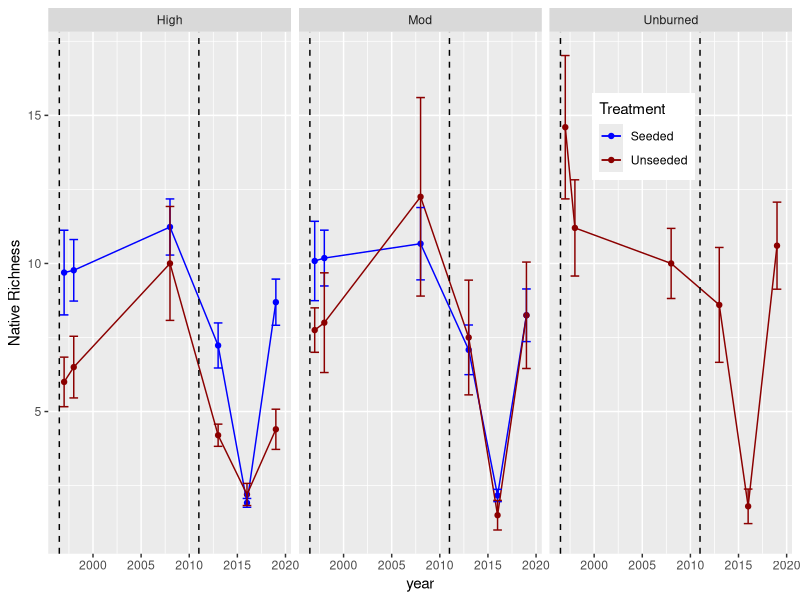
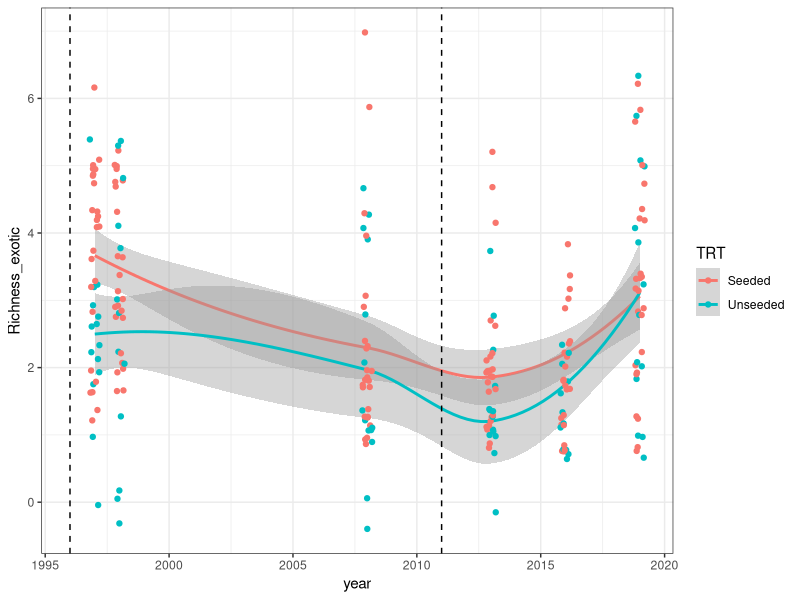
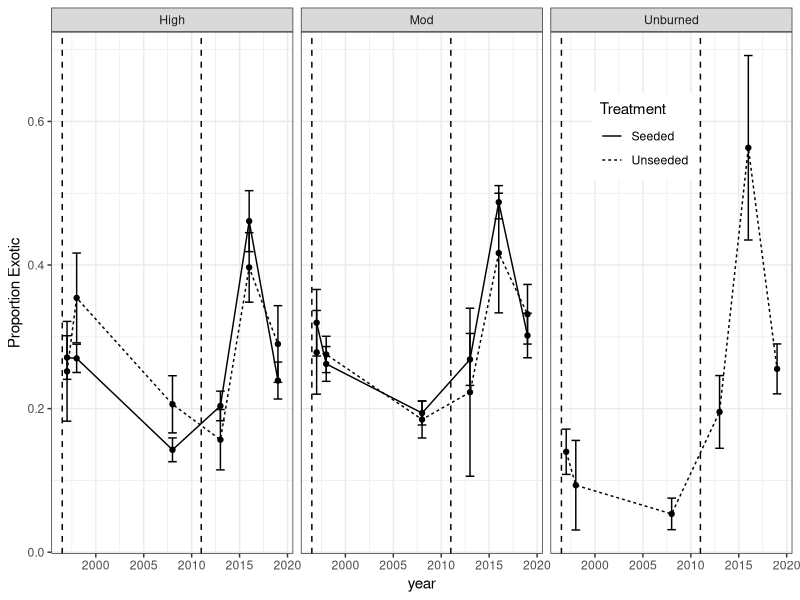
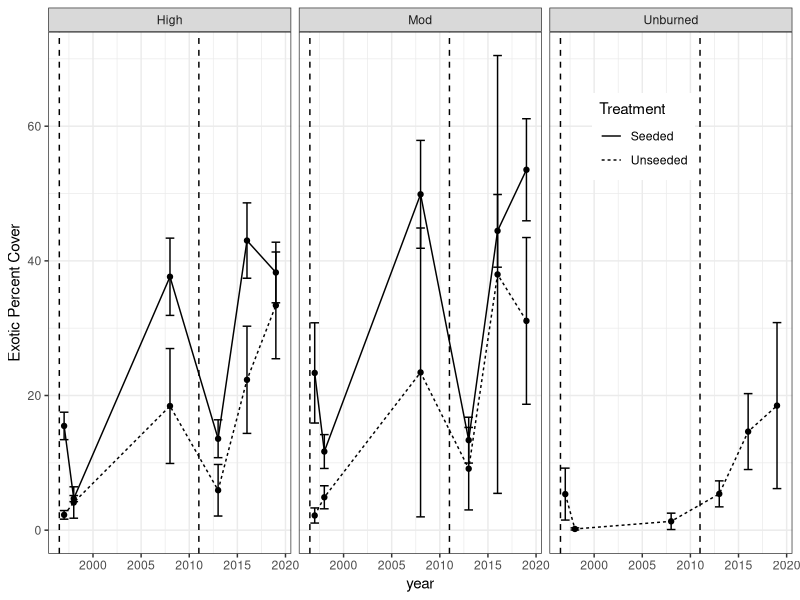
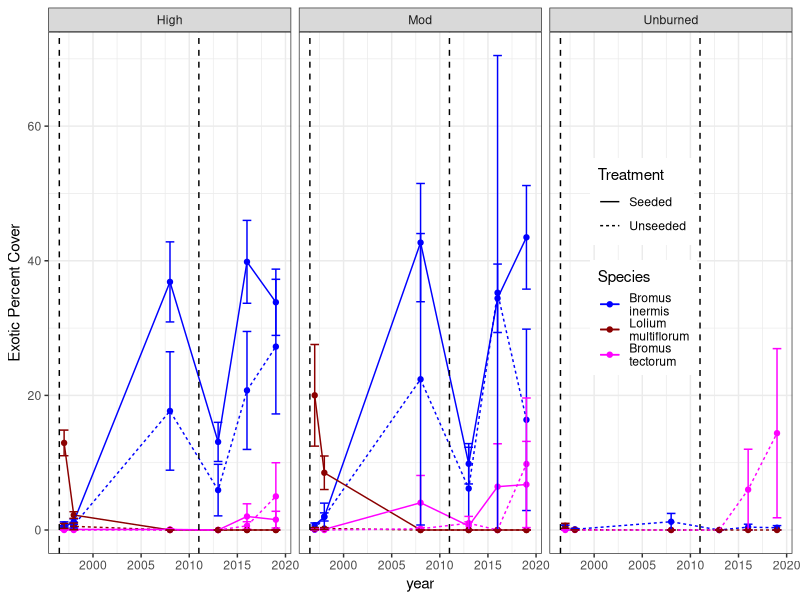
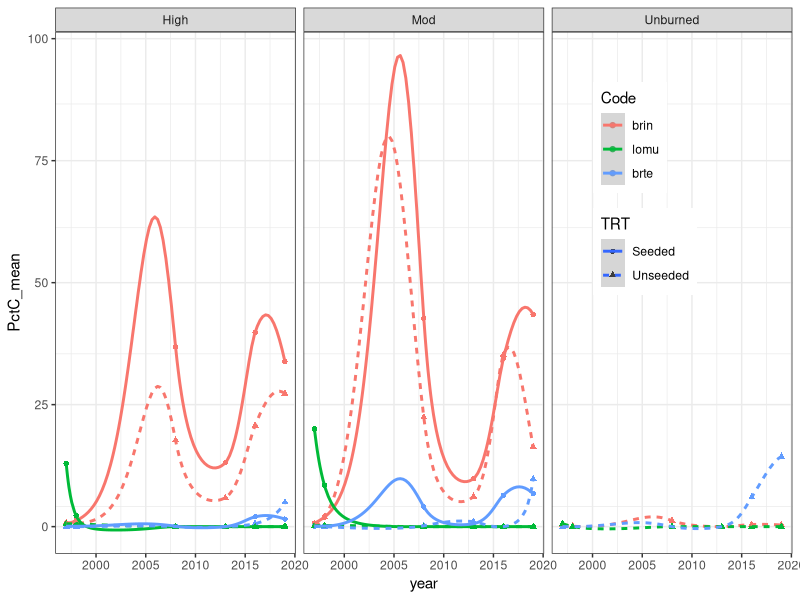
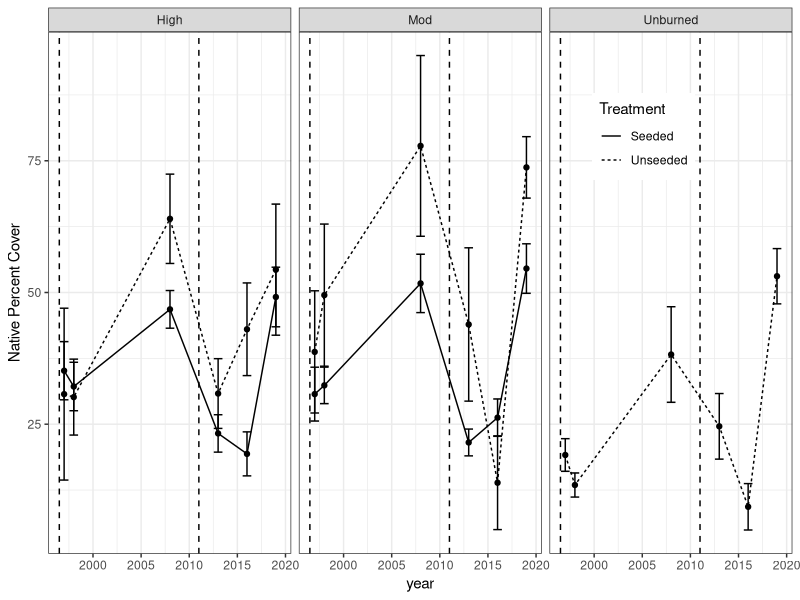
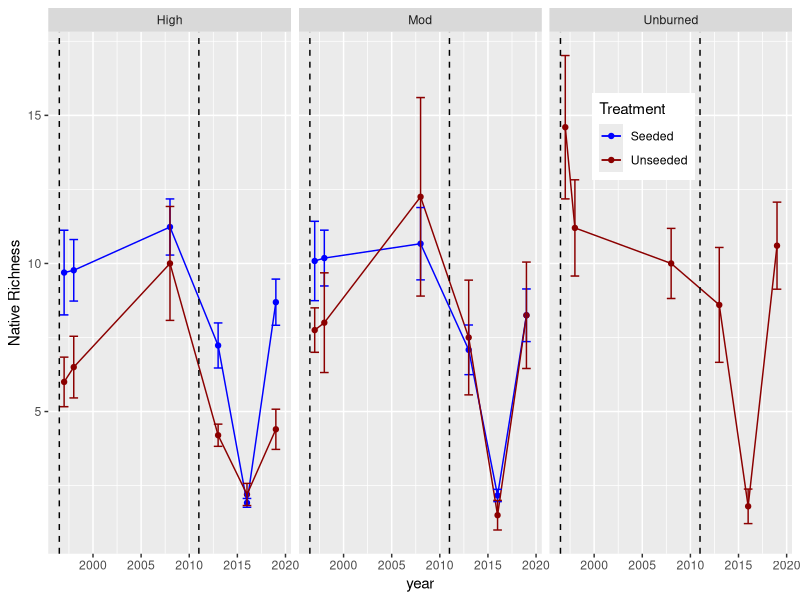

Write R code to recreate these figures, in order.

##ESA Dome code - TE copy
## modified: 1/6/19


##Process Species Attributes

library(readxl)
library(dplyr)
library(ggplot2)
library(reshape2)
library(splines)
library(scales)
stdErr <- function(x) sqrt(var(x, na.rm = T)/length(na.exclude(x)))

####1. Data input and processing####
d_old <- read_excel("dome_invasion_data.xlsx", sheet = "data") #Old data through 2013
## use above code
d_old$Origin[d_old$Origin=="NA"] <- NA #Recode NA from text to NA
exotics <- unique(d_old$Code[which(d_old$Origin=="exotic")])
natives <- unique(d_old$Code[which(d_old$Origin=="native")])
#unk <- unique(d_old$Code[which(is.na(d_old$Origin))])
#unk_full <- unique(d_old$Full_name[which(is.na(d_old$Origin))])
d <- read_excel("All Years 1997-2019 PermPlot-Entire.xlsx", sheet = "97-2019 EX1") # took ./Data/ out; change to 2019
# need to change column names in excel file: add Origin; Genus/Species > Full_name; 
# Species Code > Code; live/dead > Status; GF > Growth_form; Basal + canopy cm > 
# Total_cm; Total transect_cm > Transect_cm; %C > PctC
d$Origin[d$Code%in%exotics] <- "exotic" 
d$Origin[d$Code%in%natives] <- "native"
d$Transect_id <- toupper(d$Transect_id) #Uppercase for consistency
d <- d[-which(d$Transect_id=="3MBU2A"),] #Remove transect only sampled in one yr.
#d <- d[-which(d$RevBI=="Low"),] #Remove the only transect in low severity (N=1; 3LAU1)
d[which(d$Transect_id=="3LAU1"),"RevBI"] <- "Unburned" #Alternatively, lump in with "unburned"
#Investigate multiple burn severity issue:

d <- #Merge live and dead cover of a single species on a single transect|year
  d %>%
  group_by(Transect_id, year, Code) %>%
  summarise(
    RevBI = unique(RevBI), FS_BAND = unique(FS_BAND), TRT = unique(TRT),
    Full_name = unique(Full_name),
    Status = paste(Status, collapse = ''),
    Growth_form = unique(Growth_form), Origin = unique(Origin),
    Basal_cm = sum(Basal_cm), Canopy_cm = sum(Canopy_cm), 
    Total_cm = sum(Total_cm), Transect_cm = unique(Transect_cm),
    PctC = sum(PctC)#, PctB = sum(PctB) #Last one deprecated in 2016 data
    
  )

d_fs <- d[which(d$FS_BAND == "FS"),]
  

d_annual <- 
  #Remove trees from dataset because they're all native and mess up %cover
  d[-which(d$Growth_form=="T"),] %>%
  group_by(Transect_id, year) %>%
  summarise(
    RevBI = unique(RevBI),
    FS_BAND = unique(FS_BAND), 
    TRT = unique(TRT),
    PctC_exotic = sum(PctC[Origin == "exotic"], na.rm = T),
    PctC_lolium = sum(PctC[grep("Lolium",Full_name)], na.rm = T), #deprecate?
    PctC_brin = sum(PctC[grep("brin",Code)], na.rm = T), #deprecate?
    Richness_exotic = length(which(Origin=="exotic")),
    Richness_native = length(which(Origin=="native")),
    Prop_exotic = length(which(Origin=="exotic")) / 
      (length(which(Origin=="exotic")) + length(which(Origin=="native")))

  )

d_annual_fs <- d_annual[which(d_annual$FS_BAND == "FS"),]
d_fs_mean <- d_annual_fs %>%
  group_by(year,RevBI,TRT) %>%
  summarise(PctC_exotic_mean = mean(PctC_exotic), 
            PctC_exotic_se = stdErr(PctC_exotic), 
            Richness_exotic_mean = mean(Richness_exotic), 
            Richness_exotic_se = stdErr(Richness_exotic),
            Richness_native_mean = mean(Richness_native), 
            Richness_native_se = stdErr(Richness_native),
            Prop_exotic_mean = mean(Prop_exotic),
            Prop_exotic_se = stdErr(Prop_exotic),
            PctC_exotic_sig = NA, Richness_exotic_sig = NA, Prop_exotic_sig = NA)

#There are 20 unique exotics (all are found on FS land, haven't checked BAND)
unique_exotic <- 
  unique(na.exclude(d$Full_name[d$Origin=="exotic" & d$FS_BAND == "FS"]))
d_exotic <- 
  d[d$Full_name%in%unique_exotic & d$FS_BAND == "FS",]
d_exotic_stats <-
  d_exotic %>%
  group_by(Full_name) %>%
  summarize(max_PctC = max(PctC))
exotic_2main <- #Inclues BRIN, LOMU, and BRTE (which I remove below)
  c(d_exotic_stats[d_exotic_stats$max_PctC>50, "Full_name"]) [[1]]

d_exotic_2main <- 
  d_fs %>%
  group_by(Transect_id, year, RevBI,TRT) %>%
  summarise(brin = 0, lomu = 0, brte = 0) %>%
  melt(measure.vars = c("brin", "lomu", "brte"),
       variable.name = "Code", value.name = "ExtraCol") %>%
  merge(d_exotic %>%
          #filter(Full_name%in%c("Bromus inermis", "Lolium multiflorum")) %>%
          filter(Full_name%in%exotic_2main) %>%
          select(c("Transect_id", "year", "RevBI", "Code", "Full_name", "PctC")),
        by = c("Transect_id", "year", "RevBI", "Code"),
        all = TRUE)
d_exotic_2main$PctC[is.na(d_exotic_2main$PctC)] <- 0 #Add zeros
d_exotic_2main$Code = as.character(d_exotic_2main$Code) #Need for model code later

d_mean_exotic_2main <-
  d_exotic_2main %>%
  group_by(year, RevBI, TRT, Code) %>%
  summarise(PctC_mean = mean(PctC, na.rm = T),
            PctC_se = stdErr(PctC),
            PctC_sig = NA)
d_mean_exotic_2main$Code <- factor(d_mean_exotic_2main$Code, levels = c("brin", "lomu", "brte"))

####2. EDA####
#What does sampling scheme look like
t1 <-
  cbind(
    table(d_annual$Transect_id,d_annual$year),
    table(d_annual$Transect_id,d_annual$TRT),
    table(d_annual$Transect_id,d_annual$FS_BAND),
    table(d_annual$Transect_id,d_annual$RevBI)
  )
t2 <-
  cbind(
    table(d_annual$year,d_annual$TRT),
    table(d_annual$year,d_annual$FS_BAND),
    table(d_annual$year,d_annual$RevBI)
  )
#Bandelier plots sampled in 2002, FS plots sampled in 2008. Unbalanced sample.
#All Bandelier plots unseeded. Should probably be analyzed separately.
t2_fs <- 
  cbind(
    table(d_annual_fs$year,d_annual_fs$TRT),
    table(d_annual_fs$year,d_annual_fs$RevBI)
  )


####3. Analysis questions####
#Analyzing FS data only for 3.1 - 
#Assuming all plots burned at HS in Las Conchas. Need to check.
####3.1 Q1####
#How does exotic species richness change over time as a function of burn severity and seeding?

#Models
v = "Richness_native" #Can do "Richness_native" or "Richness_exotic"
for(r in 1:nrow(d_fs_mean)){
  if(d_fs_mean$RevBI[r]!="Unburned"){
    d_yr <- d_annual_fs[d_annual_fs$year == as.integer(d_fs_mean[r,"year"]) & 
                          d_annual_fs$RevBI == as.character(d_fs_mean[r,"RevBI"]),]
    d_fs_mean[r,paste(v,"sig",sep = "_")] = 
      summary(do.call("lm", list(as.formula(paste (v, "~ TRT")), data = d_yr)))$coef[2,4]
    print(summary(do.call("lm", list(as.formula(paste (v, "~ TRT")), data = d_yr))))
    if(d_fs_mean[r,"TRT"] == "Unseeded" & d_fs_mean[r,paste(v,"sig",sep = "_")]<0.05){
      d_fs_mean[r,paste(v,"symbol",sep = "_")] <- "*"
    } else d_fs_mean[r,paste(v,"symbol",sep = "_")] <- ""
  }
}

#Plot:
#pdf("./Figures/EDA/RichnessNative1.pdf",height = 4, width = 6)
ggplot(d_fs_mean) +
  geom_point(aes(x=year, y=Richness_native_mean, col = TRT)) + 
  geom_line(aes(x=year, y=Richness_native_mean, col = TRT))+
  geom_errorbar(aes(x=year, ymin = Richness_native_mean - Richness_native_se, 
                    ymax = Richness_native_mean + Richness_native_se, 
                    col = TRT))+
  scale_color_manual(values = c("blue","darkred"))+
  geom_vline(aes(xintercept = 1996.5), lty = 2) +
  geom_vline(aes(xintercept = 2011), lty = 2) +
  #geom_text(aes(x = year, y = 4, label = Richness_native_symbol), size =12) +
  facet_grid(cols=vars(RevBI)) + 
  labs(col = "Treatment", y = "Native Richness") +
  theme(legend.position = c(0.8,0.8))
#dev.off()

ggplot(d_annual_fs) + #Old, deprecate eventually
  geom_smooth(aes(x = year, y = Richness_exotic, col = TRT)) + 
  geom_vline(aes(xintercept = 1996), lty = 2) + 
  geom_vline(aes(xintercept = 2011), lty = 2) +
  geom_jitter(aes(x = year, y = Richness_exotic, col = TRT), width = 0.2) +
  theme_bw()

####3.2 Q2####
#How does exotic species proportion change over time as a function of burn severity and seeding?
v = "Prop_exotic"
for(r in 1:nrow(d_fs_mean)){
  if(d_fs_mean$RevBI[r]!="Unburned"){
    d_yr <- d_annual_fs[d_annual_fs$year == as.integer(d_fs_mean[r,"year"]) & 
                          d_annual_fs$RevBI == as.character(d_fs_mean[r,"RevBI"]),]
    d_fs_mean[r,paste(v,"sig",sep = "_")] = 
      summary(do.call("lm", list(as.formula(paste (v, "~ TRT")), data = d_yr)))$coef[2,4]
    if(d_fs_mean[r,"TRT"] == "Unseeded" & d_fs_mean[r,paste(v,"sig",sep = "_")]<0.05){
      d_fs_mean[r,paste(v,"symbol",sep = "_")] <- "*"
    } else d_fs_mean[r,paste(v,"symbol",sep = "_")] <- ""
  }
}

#Plot:
#pdf("./Figures/EDA/PropExotic1.pdf", height = 4, width = 6)
ggplot(d_fs_mean) +
  geom_point(aes(x=year, y=Prop_exotic_mean, lty = TRT)) + 
  geom_line(aes(x=year, y=Prop_exotic_mean, lty = TRT))+
  geom_errorbar(aes(x=year, ymin = Prop_exotic_mean - Prop_exotic_se, 
                    ymax = Prop_exotic_mean + Prop_exotic_se #, lty = TRT
                    ))+
  #scale_color_manual(values = c("blue","darkred"))+
  geom_vline(aes(xintercept = 1996.5), lty = 2) +
  geom_vline(aes(xintercept = 2011), lty = 2) +
  geom_text(aes(x = year, y = 0.5, label = Prop_exotic_symbol), size =12) +
  facet_grid(cols=vars(RevBI)) + 
  labs(lty = "Treatment", y = "Proportion Exotic") +
  theme_bw() +
  theme(legend.position = c(0.8,0.8))
#dev.off()

####3.3 Q3####
#How does exotic species cover change over time as a function of burn severity and seeding?

#Linear models:
v = "PctC_exotic"
for(r in 1:nrow(d_fs_mean)){
  if(d_fs_mean$RevBI[r]!="Unburned"){
    d_yr <- d_annual_fs[d_annual_fs$year == as.integer(d_fs_mean[r,"year"]) & 
                          d_annual_fs$RevBI == as.character(d_fs_mean[r,"RevBI"]),]
    d_fs_mean[r,paste(v,"sig",sep = "_")] = 
      summary(do.call("lm", list(as.formula(paste (v, "~ TRT")), data = d_yr)))$coef[2,4]
    if(d_fs_mean[r,"TRT"] == "Unseeded" & d_fs_mean[r,paste(v,"sig",sep = "_")]<0.05){
      d_fs_mean[r,paste(v,"symbol",sep = "_")] <- "*"
    } else d_fs_mean[r,paste(v,"symbol",sep = "_")] <- ""
  }
}

#Plot:
#pdf("./Figures/EDA/PctCoverExotic1.pdf", height = 4, width = 6)
ggplot(d_fs_mean) +
  geom_point(aes(x=year, y=PctC_exotic_mean, lty = TRT)) + 
  geom_line(aes(x=year, y=PctC_exotic_mean, lty = TRT))+
  geom_errorbar(aes(x=year, ymin = PctC_exotic_mean - PctC_exotic_se, 
                    ymax = PctC_exotic_mean + PctC_exotic_se #,lty = 1 
                    ))+
  #scale_color_manual(values = c("blue","darkred"))+
  geom_vline(aes(xintercept = 1996.5), lty = 2) +
  geom_vline(aes(xintercept = 2011), lty = 2) +
  #geom_text(aes(x = year, y = 55, label = PctC_exotic_symbol), size =12) +
  facet_grid(cols=vars(RevBI)) + 
  labs(lty = "Treatment", y = "Exotic Percent Cover") +
  theme_bw() +
  theme(legend.position = c(0.8,0.8))
#dev.off()

####3.4 Q4####
#What are the dynamics of the invaders in the seed mix?
#Ppt said Bromus carinatus was exotic but USDA plants says native
#Focusing on Lolium perenne, Lolium multiflorum and Bromus inermis
#Story is that Loliums disappear but Bromus increases from very minimal amount
#Watch out for bromis contamination

#create exp(x)-1 transformation, the inverse of log(1+p)
#https://stackoverflow.com/questions/2777053/in-ggplot-restrict-y-to-be-0-in-loess/2782383#2782383
expm1_trans <-  function() trans_new("expm1", "expm1", "log1p")
#Need this for a plotting function below.

##2 main models
#Models
v = "PctC"
for(r in 1:nrow(d_mean_exotic_2main)){
  if(d_mean_exotic_2main$TRT[r]!="Unseeded"){
    d_yr <- d_exotic_2main[d_exotic_2main$year == as.integer(d_mean_exotic_2main[r,"year"]) & 
                             d_exotic_2main$RevBI == as.character(d_mean_exotic_2main[r,"RevBI"])& 
                             d_exotic_2main$Code == as.character(d_mean_exotic_2main[r,"Code"]),]
    #d_mean_exotic_2main[r,paste(v,"sig",sep = "_")] <- #not doing because three-way contrasts
    #  summary(do.call("lm", list(as.formula(paste (v, "~ TRT")), data = d_yr)))$coef[2,4]
    if(is.na(d_mean_exotic_2main[r,paste(v,"sig",sep = "_")])){
      d_mean_exotic_2main[r,paste(v,"sig",sep = "_")] <- 1 
      #NA value comes from same numbers in seeded/unseeded so P = 1
    }
    #print(summary(do.call("lm", list(as.formula(paste (v, "~ TRT")), data = d_yr))))
    if(d_mean_exotic_2main[r,"TRT"] == "Seeded" & 
       d_mean_exotic_2main[r,paste(v,"sig",sep = "_")]<0.05){
         d_mean_exotic_2main[r,paste(v,"symbol",sep = "_")] <- "*"
       }else d_mean_exotic_2main[r,paste(v,"symbol",sep = "_")] <- ""
  }
}


#pdf("./Figures/EDA/Cover2Main_1.pdf",width = 6, height = 4)
ggplot(d_mean_exotic_2main) +
  geom_point(aes(x=year, y=PctC_mean, col = Code)) + 
  geom_line(aes(x=year, y=PctC_mean, col = Code, lty = TRT))+
  geom_errorbar(aes(x=year, ymin = PctC_mean - PctC_se, 
                    ymax = PctC_mean + PctC_se, 
                    col = Code)) +
  #geom_text(aes(x = year, y = 60, label = PctC_symbol), size =12) +
  scale_color_manual(values = c("blue","darkred","magenta"),
                     labels = c("Bromus \ninermis","Lolium \nmultiflorum","Bromus \ntectorum"))+
  #scale_linetype_manual(values = c(1,2,0), 
  #                        labels = c("Bromus \ninermis", "Bromus \ntectorum","Lolium \nmultiflorum")) +
  geom_vline(aes(xintercept = 1996.5), lty = 2) +
  geom_vline(aes(xintercept = 2011), lty = 2) +
  #geom_text(aes(x = year, y = 100, label = PctC_symbol), size =12) +
  facet_grid(cols=vars(RevBI)) + 
  labs(lty = "Treatment", col = "Species", y = "Exotic Percent Cover") +
  theme_bw() +
  theme(legend.position = c(0.8,0.55))
#dev.off()

#pdf("./Figures/EDA/Cover2Main_1.pdf")
ggplot(d_mean_exotic_2main) +
  geom_point(aes(x = year, y = PctC_mean, col = Code, pch = TRT)) +
  geom_smooth(aes(x = year, y = PctC_mean, col = Code, lty = TRT)) + 
  scale_y_continuous(trans = "log1p") +
  coord_trans(y = expm1_trans())+
  facet_grid(cols = vars(RevBI)) + 
  theme_bw() +
  #lims(y = c(0,50)) +
  theme(legend.position = c(0.8,0.7))
#dev.off()



### TE edits (some basic exploration) - plots, no models ###

## How does native percent cover change over time? (perhaps alongside lolium/brin) 

## must add percent cover of natives to dataset

d_annual_2 <- 
  #Remove trees from dataset because they're all native and mess up %cover
  d[-which(d$Growth_form=="T"),] %>%
  group_by(Transect_id, year) %>%
  summarise(
    RevBI = unique(RevBI),
    FS_BAND = unique(FS_BAND), 
    TRT = unique(TRT),
    PctC_exotic = sum(PctC[Origin == "exotic"], na.rm = T),
    PctC_lolium = sum(PctC[grep("Lolium",Full_name)], na.rm = T), #deprecate?
    PctC_brin = sum(PctC[grep("brin",Code)], na.rm = T), #deprecate?
    PctC_native = sum(PctC[Origin == "native"], na.rm = T), #add in native cover
    Richness_exotic = length(which(Origin=="exotic")),
    Richness_native = length(which(Origin=="native")),
    Prop_exotic = length(which(Origin=="exotic")) / 
      (length(which(Origin=="exotic")) + length(which(Origin=="native")))
    
  )
## adjust dataset to include FS land only and summarize by mean

d_annual_fs_2 <- d_annual_2[which(d_annual$FS_BAND == "FS"),]
d_fs_mean_2 <- d_annual_fs_2 %>%
  group_by(year,RevBI,TRT) %>%
  summarise(PctC_exotic_mean = mean(PctC_exotic), 
            PctC_exotic_se = stdErr(PctC_exotic), 
            PctC_native_mean = mean(PctC_native),
            PctC_native_se = stdErr(PctC_native),
            Richness_exotic_mean = mean(Richness_exotic), 
            Richness_exotic_se = stdErr(Richness_exotic),
            Richness_native_mean = mean(Richness_native), 
            Richness_native_se = stdErr(Richness_native),
            Prop_exotic_mean = mean(Prop_exotic),
            Prop_exotic_se = stdErr(Prop_exotic),
            PctC_exotic_sig = NA, Richness_exotic_sig = NA, Prop_exotic_sig = NA)

## add in graph of native cover over time
#Plot:
ggplot(d_fs_mean_2) +
  geom_point(aes(x=year, y=PctC_native_mean, lty = TRT)) + 
  geom_line(aes(x=year, y=PctC_native_mean, lty = TRT))+
  geom_errorbar(aes(x=year, ymin = PctC_native_mean - PctC_native_se, 
                    ymax = PctC_native_mean + PctC_native_se #,lty = 1 
  ))+
  #scale_color_manual(values = c("blue","darkred"))+
  geom_vline(aes(xintercept = 1996.5), lty = 2) +
  geom_vline(aes(xintercept = 2011), lty = 2) +
  #geom_text(aes(x = year, y = 55, label = PctC_exotic_symbol), size =12) +
  facet_grid(cols=vars(RevBI)) + 
  labs(lty = "Treatment", y = "Native Percent Cover") +
  theme_bw() +
  theme(legend.position = c(0.8,0.8))
#dev.off()
#!! native PC up in 2019 - exotic cover down in some instances so they may be outcompeting
#!! but 2019 had many more natives ID'd, so that may affect PC
#!! cover in general is increasing post 2011 fire


## plot native richness over time 

ggplot(d_fs_mean) +
  geom_point(aes(x=year, y=Richness_native_mean, col = TRT)) + 
  geom_line(aes(x=year, y=Richness_native_mean, col = TRT))+
  geom_errorbar(aes(x=year, ymin = Richness_native_mean - Richness_native_se, 
                    ymax = Richness_native_mean + Richness_native_se, 
                    col = TRT))+
  scale_color_manual(values = c("blue","darkred"))+
  geom_vline(aes(xintercept = 1996.5), lty = 2) +
  geom_vline(aes(xintercept = 2011), lty = 2) +
  #geom_text(aes(x = year, y = 4, label = Richness_native_symbol), size =12) +
  facet_grid(cols=vars(RevBI)) + 
  labs(col = "Treatment", y = "Native Richness") +
  theme(legend.position = c(0.8,0.8))
#!! increase of native richness in 2019 - we counted many more natives in the field
#!! are there more species coming up post-fire? post a good precip year??
#!! OR did the crew in 2015 just have more unknown natives!
#!! BIG question


## plot lolium cover on native graph

d_mean_exotic_2main %>%
  filter(Code == "lomu") %>%
  ggplot() +
  geom_point(aes(x=year, y=PctC_mean, col = Code)) + 
  geom_line(aes(x=year, y=PctC_mean, col = Code, lty = TRT))+
  geom_errorbar(aes(x=year, ymin = PctC_mean - PctC_se, 
                    ymax = PctC_mean + PctC_se, 
                    col = Code)) + 
  geom_point(data = d_fs_mean_2, aes(x=year, y=PctC_native_mean, lty = TRT)) + 
  geom_line(data = d_fs_mean_2, aes(x=year, y=PctC_native_mean, lty = TRT))+
  geom_errorbar(data = d_fs_mean_2, aes(x=year, ymin = PctC_native_mean - PctC_native_se, 
                    ymax = PctC_native_mean + PctC_native_se #,lty = 1 
  ))+
  #scale_color_manual(values = c("blue","darkred"))+
  geom_vline(aes(xintercept = 1996.5), lty = 2) +
  geom_vline(aes(xintercept = 2011), lty = 2) +
  #geom_text(aes(x = year, y = 55, label = PctC_exotic_symbol), size =12) +
  facet_grid(cols=vars(RevBI)) + 
  labs(lty = "Treatment", y = "Native Percent Cover") +
  theme_bw() +
  theme(legend.position = c(0.8,0.8))
#!!! lolium cover decreases to 0 through the decade, was higher when native cover low

## plot brin cover on native graph
d_mean_exotic_2main %>%
  filter(Code == "brin") %>%
  ggplot() +
  geom_point(aes(x=year, y=PctC_mean, col = Code)) + 
  geom_line(aes(x=year, y=PctC_mean, col = Code, lty = TRT))+
  geom_errorbar(aes(x=year, ymin = PctC_mean - PctC_se, 
                    ymax = PctC_mean + PctC_se, 
                    col = Code)) + 
  geom_point(data = d_fs_mean_2, aes(x=year, y=PctC_native_mean, lty = TRT)) + 
  geom_line(data = d_fs_mean_2, aes(x=year, y=PctC_native_mean, lty = TRT))+
  geom_errorbar(data = d_fs_mean_2, aes(x=year, ymin = PctC_native_mean - PctC_native_se, 
                                        ymax = PctC_native_mean + PctC_native_se #,lty = 1 
  ))+
  #scale_color_manual(values = c("blue","darkred"))+
  geom_vline(aes(xintercept = 1996.5), lty = 2) +
  geom_vline(aes(xintercept = 2011), lty = 2) +
  #geom_text(aes(x = year, y = 55, label = PctC_exotic_symbol), size =12) +
  facet_grid(cols=vars(RevBI)) + 
  labs(lty = "Treatment", y = "Native Percent Cover") +
  theme_bw() +
  theme(legend.position = c(0.8,0.8))
#!!! not much info given, overall cover for natives and brin increases in 2007
#!!! decreases post 2011 fire 

